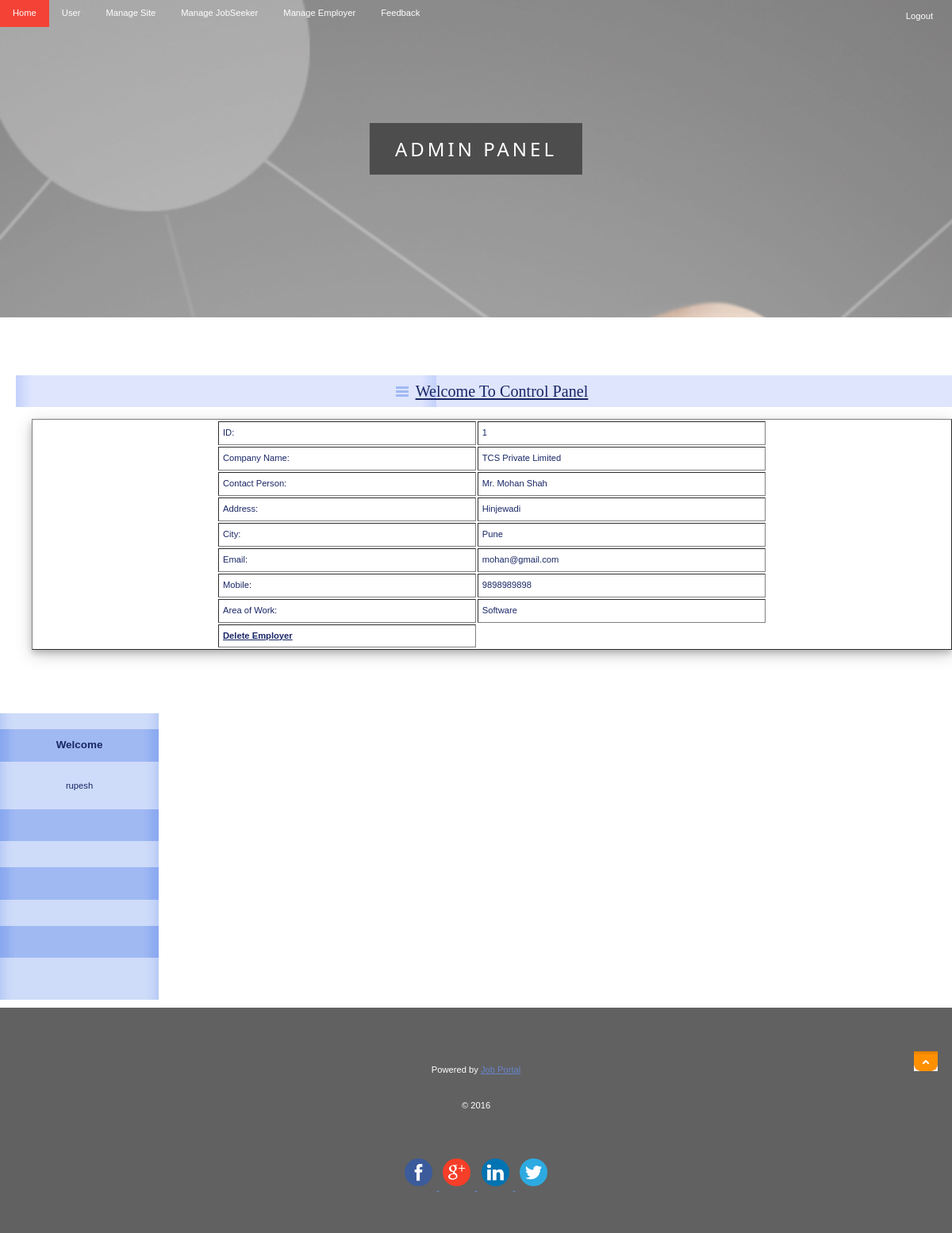
Page /Admin/ViewDetailEmp.php?EmpId=1 (signed in) on the committed database.
### tables this page shows
CREATE TABLE IF NOT EXISTS `employer_reg` (`EmployerId` int(11) NOT NULL AUTO_INCREMENT,
  `CompanyName` varchar(20) NOT NULL,
  `ContactPerson` varchar(20) NOT NULL,
  `Address` varchar(100) NOT NULL,
  `City` varchar(20) NOT NULL,
  `Email` varchar(40) NOT NULL,
  `Mobile` bigint(20) NOT NULL,
  `Area_Work` varchar(40) NOT NULL,
  `Status` varchar(10) NOT NULL,
  `UserName` varchar(20) NOT NULL,
  `Password` varchar(150) NOT NULL,
  `Question` varchar(100) NOT NULL,
  `Answer` varchar(50) NOT NULL,
  PRIMARY KEY (`EmployerId`)
);

### includes/MySQLFunc.php (called while the page is built, shortened)
<?php
	if (function_exists("mysqli_connect")) {
		function sqlquery($query) {
			global $sql_connection;
			return $sql_connection->query($query);
		}
		function sqlfetcharray($result){
			if($result){
				return mysqli_fetch_array($result);
			}
			else
			{	return Array();	}
		}
	}
?>

### Admin/ViewDetailEmp.php (the view, shortened to what this page needs)
<!DOCTYPE html>
<html lang="cs">
<head>
    <link rel="stylesheet" media="screen,projection" type="text/css" href="./css/main.css" />
    <link rel="stylesheet" media="print" type="text/css" href="./css/print.css" />
    <link rel="stylesheet" media="aural" type="text/css" href="./css/aural.css" />
</head>
<body id="www-url-cz">
<div id="main" class="box">
<?php
include "Header.php"
?>
<?php
include "menu.php"
?>
    <div id="page" class="box">
    <div id="page-in" class="box">
        <div id="strip" class="box noprint">
            <p id="breadcrumbs">&nbsp;</p>
        </div>
        <div id="content">
            <div class="article">
              <h2><span><a href="#">Welcome To Control Panel</a></span></h2>
               <?php
$ID=$_GET['EmpId'];
include("../includes/MySQLFunc.php");
$sql = "select * from employer_reg where EmployerId ='".$ID."'  ";
$result = sqlquery($sql);
if($result){
$row = sqlfetcharray($result)
?>
                <table width="100%" border="1" cellspacing="2" cellpadding="2">
                  <tr>
                    <td>ID:</td>
                    <td><?php echo $row['EmployerId'];?></td>
                  </tr>
                  <tr>
                    <td>Company Name:</td>
                    <td><?php echo $row['CompanyName'];?></td>
                  </tr>
                  <tr>
                    <td>Contact Person:</td>
                    <td><?php echo $row['ContactPerson'];?></td>
                  </tr>
                  <tr>
                    <td>Address:</td>
                    <td><?php echo $row['Address'];?></td>
                  </tr>
                  <tr>
                    <td>City:</td>
                    <td><?php echo $row['City'];?></td>
                  </tr>
                  <tr>
                    <td>Email:</td>
                    <td><?php echo $row['Email'];?></td>
                  </tr>
                  <tr>
                    <td>Mobile:</td>
                    <td><?php echo $row['Mobile'];?></td>
                  </tr>
                  <tr>
                    <td>Area of Work:</td>
                    <td><?php echo $row['Area_Work'];?></td>
                  </tr>
                  <tr colspan='2'>
                    <td ><strong><a href="DenyEmp.php?EmpId=<?php echo $row['EmployerId'];?>">Delete Employer</a></strong></td>
                  </tr>
                </table>
		<?php } ?>
              <p class="btn-more box noprint">&nbsp;</p>
          </div>
        </div>
<?php
include "right.php"
?>
    </div>
    </div>
<?php
include "footer.php"
?>
</body>
</html>

### Admin/css/main.css (style rules this page uses)
* { min-height:1px; }
body { border:0; margin:0; padding:0; font:70%/160% "verdana",sans-serif; color:#192666; text-align:center; }
a { color:#192666; }
p { border:0; margin:15px 0; padding:0; line-height:30px; }
div { display:block; border:0; margin:0; padding:0; }
h1, h2, h3, h4, h5 { border:0; margin:15px 0 10px 0; padding:0; font-weight:bold; }
h2 { font-size:180%; line-height:100%; font-family:"georgia",serif; font-weight:normal; }
table { box-shadow: 0 4px 8px 0 rgba(0, 0, 0, 0.2), 0 6px 20px 0 rgba(0, 0, 0, 0.19); display:table; margin:15px 0; padding:0; font-size:100%; padding-left: 20%; padding-right: 20%; }
tr { display:table-row; }
th, td { display: table-cell; margin:0; padding:5px; vertical-align:top; text-align:left; }
a, img, span { border:0; margin:0; padding:0; }
strong, .strong { font-weight:bold; }
.box { min-height:1px; _height:1px; }
.box:after { content:"."; display:block; line-height:0px; font-size:0px; visibility:hidden; clear:both; }
#main { width:100%; }
#page { width:100%; min-height:1px; _height:1px; }
#page-in { min-height:1px; padding:10px 0; _height:1px; }
#strip { position:relative; clear:both; padding:3px 20px 10px 20px; color:#6182D1; }
#strip p { margin:0; }
#strip #breadcrumbs { width:520px; margin:0; padding:0; }
#content { float:left; width:100%; margin:0; padding:0 0 0 20px; }
#content .article { clear:both; margin:0; padding:20px; }
#content .article h2 { margin:0 -20px; padding:10px; background:#DEE5FD url("../design/content_title_bg.gif") 0 0 repeat-y; color:#192666; }
#content .article h2 span { background:url("../design/ico_list.gif") 0 50% no-repeat; padding-left:25px; }
#content .article p { text-align:justify; }
#content .btn-more { margin:0 0 15px 0; padding:0; border:0; position:relative; }

### Admin/css/print.css (style rules this page uses)
body { border:0; margin:0; padding:0; font-size:12pt }
a { color:#000; text-decoration:none; }
h1, h2, h3 { page-break-after:avoid; page-break-inside:avoid; }
table { border-collapse: collapse; border-width:1px; border-style:solid; }
th, td { display:table-cell; border-width:1px; border-style:solid; }
.noprint { display:none; }

### Employer/css/aural.css (style rules this page uses)
body { voice-family:paul,male; volume:loud; speech-rate:slow; richness:90; stress:20; }
h1, h2, h3, h4, h5 { cue-before:url("ping.au"); }
p, table { pause:50ms; }
strong { pitch:medium; pitch-range:60; stress:90; richness:90; }

### rows in the picture
employer_reg: EmployerId "1", CompanyName "TCS Private Limited", ContactPerson "Mr. Mohan Shah", Address "Hinjewadi", City "Pune", Email "mohan@gmail.com", Mobile "9898989898", Area_Work "Software"

### other values in the picture
$_SESSION['Name'] "rupesh"
